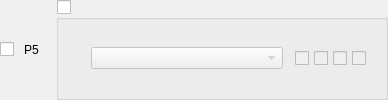
       <widget class="QWidget" name="widgetPlayer5">
        <layout class="QHBoxLayout" name="horizontalLayoutPlayer5">
         <property name="spacing">
          <number>10</number>
         </property>
         <property name="leftMargin">
          <number>0</number>
         </property>
         <property name="topMargin">
          <number>0</number>
         </property>
         <property name="rightMargin">
          <number>0</number>
         </property>
         <property name="bottomMargin">
          <number>0</number>
         </property>
         <item>
          <widget class="QCheckBox" name="checkboxPlayer5Connected">
           <property name="checked">
            <bool>false</bool>
           </property>
           <property name="playerToggle" stdset="0">
            <bool>true</bool>
           </property>
          </widget>
         </item>
         <item>
          <widget class="QLabel" name="labelConnectedPlayer5">
           <property name="text">
            <string notr="true">P5</string>
           </property>
           <property name="playerNumber" stdset="0">
            <bool>true</bool>
           </property>
           <property name="minimumSize">
            <size>
             <width>22</width>
             <height>0</height>
            </size>
           </property>
          </widget>
         </item>
         <item>
          <widget class="QGroupBox" name="groupPlayer5Connected">
           <property name="title">
            <string notr="true" />
           </property>
           <property name="checkable">
            <bool>true</bool>
           </property>
           <property name="checked">
            <bool>false</bool>
           </property>
           <property name="player" stdset="0">
            <bool>true</bool>
           </property>
           <layout class="QHBoxLayout" name="groupPlayer5Layout" stretch="0,0,0,1">
            <property name="spacing">
             <number>12</number>
            </property>
            <property name="leftMargin">
             <number>0</number>
            </property>
            <property name="topMargin">
             <number>0</number>
            </property>
            <property name="rightMargin">
             <number>0</number>
            </property>
            <property name="bottomMargin">
             <number>0</number>
            </property>
            <item>
             <widget class="QLabel" name="controllerPlayer5">
              <property name="minimumSize">
               <size>
                <width>20</width>
                <height>20</height>
               </size>
              </property>
              <property name="maximumSize">
               <size>
                <width>20</width>
                <height>20</height>
               </size>
              </property>
             </widget>
            </item>
            <item>
             <widget class="QComboBox" name="comboPlayer5Emulated">
              <property name="minimumSize">
               <size>
                <width>192</width>
                <height>0</height>
               </size>
              </property>
              <property name="maximumSize">
               <size>
                <width>192</width>
                <height>16777215</height>
               </size>
              </property>
             </widget>
            </item>
            <item>
             <widget class="QWidget" name="Player5LEDs">
              <layout class="QHBoxLayout" name="Player5LEDsLayout">
               <property name="spacing">
                <number>5</number>
               </property>
               <property name="leftMargin">
                <number>0</number>
               </property>
               <property name="topMargin">
                <number>0</number>
               </property>
               <property name="rightMargin">
                <number>0</number>
               </property>
               <property name="bottomMargin">
                <number>0</number>
               </property>
               <item>
                <widget class="QCheckBox" name="checkboxPlayer5LED1">
                 <property name="enabled">
                  <bool>false</bool>
                 </property>
                 <property name="focusPolicy">
                  <enum>Qt::NoFocus</enum>
                 </property>
                 <property name="led" stdset="0">
                  <bool>true</bool>
                 </property>
                </widget>
               </item>
               <item>
                <widget class="QCheckBox" name="checkboxPlayer5LED2">
                 <property name="enabled">
                  <bool>false</bool>
                 </property>
                 <property name="focusPolicy">
                  <enum>Qt::NoFocus</enum>
                 </property>
                 <property name="led" stdset="0">
                  <bool>true</bool>
                 </property>
                </widget>
               </item>
               <item>
                <widget class="QCheckBox" name="checkboxPlayer5LED3">
                 <property name="enabled">
                  <bool>false</bool>
                 </property>
                 <property name="focusPolicy">
                  <enum>Qt::NoFocus</enum>
                 </property>
                 <property name="led" stdset="0">
                  <bool>true</bool>
                 </property>
                </widget>
               </item>
               <item>
                <widget class="QCheckBox" name="checkboxPlayer5LED4">
                 <property name="enabled">
                  <bool>false</bool>
                 </property>
                 <property name="focusPolicy">
                  <enum>Qt::NoFocus</enum>
                 </property>
                 <property name="led" stdset="0">
                  <bool>true</bool>
                 </property>
                </widget>
               </item>
              </layout>
             </widget>
            </item>
            <item>
             <widget class="QLabel" name="labelPlayer5Explain">
              <property name="alignment">
               <set>Qt::AlignRight|Qt::AlignVCenter</set>
              </property>
              <property name="explain" stdset="0">
               <bool>true</bool>
              </property>
             </widget>
            </item>
           </layout>
          </widget>
         </item>
        </layout>
       </widget>
